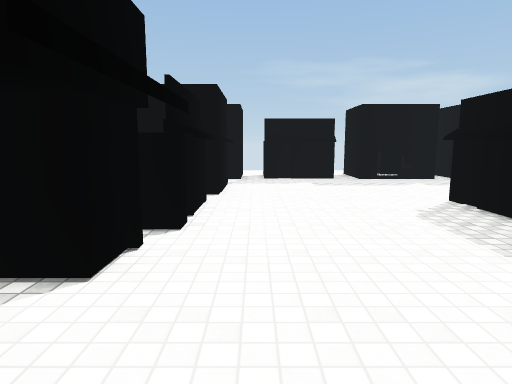
View 1 (above)

21 first-person views from a walk through a scene from a Unity 3-D project. The camera is 1.4 m above the floor, tilts 8° down and sees 75° across. The floor is counted in squares, 1 m on a side. Each view is taken from the middle of a square. On the plan, view 1 faces up. The plan holds only what a view shows up to about 15 squares ahead; the rest is blank. The place goes on beyond the plan. The player is left out. Some surface patterns are stand-ins.

View 2
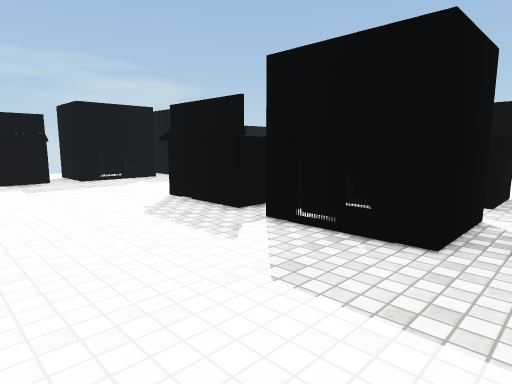

View 3
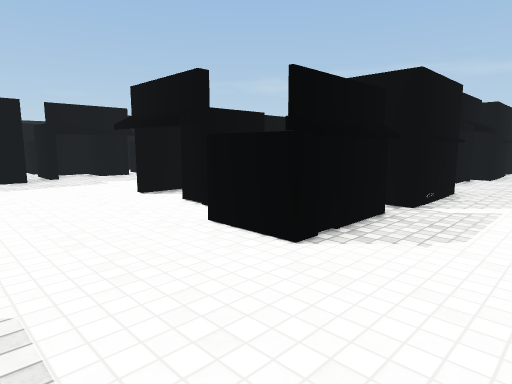

View 4
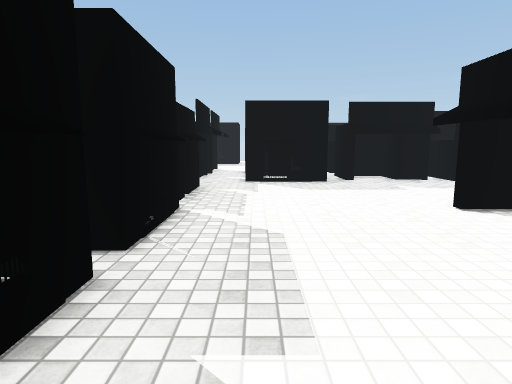

View 5
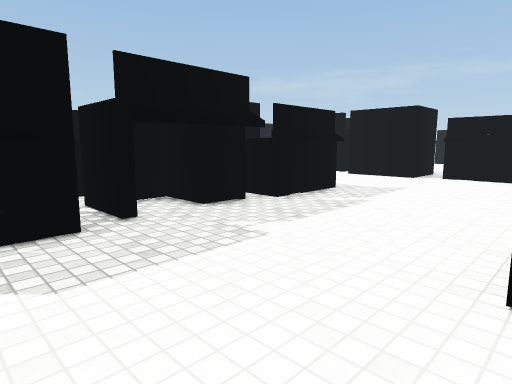

View 6
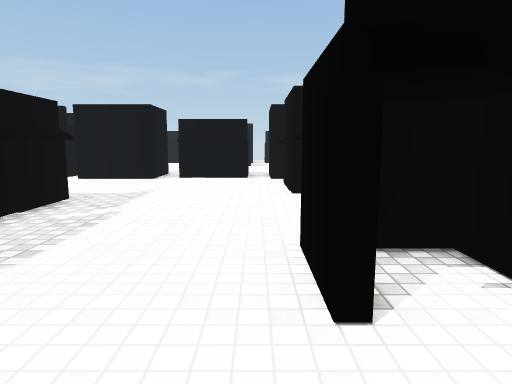

View 7
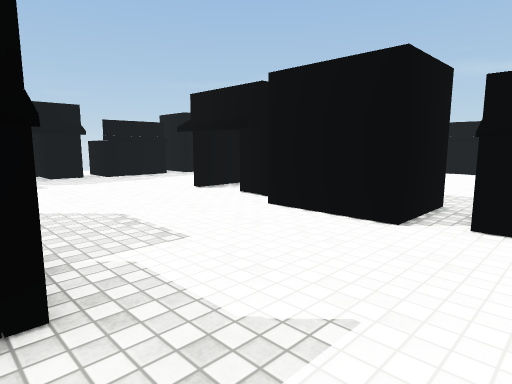

View 8
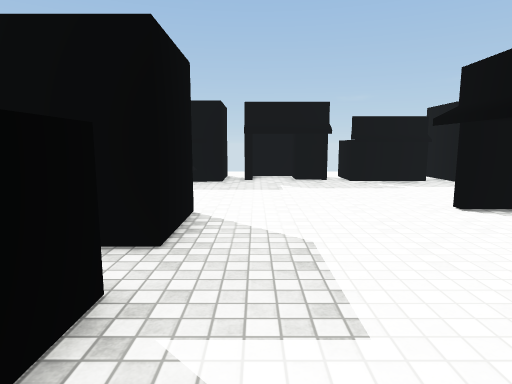

View 9
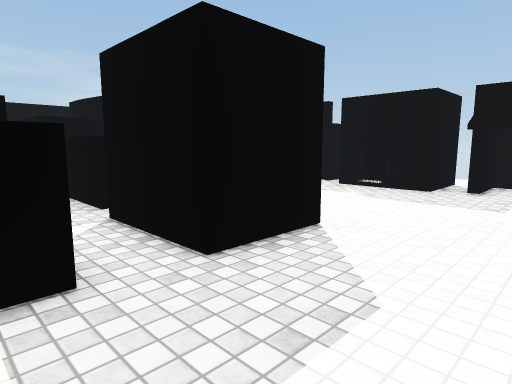

View 10
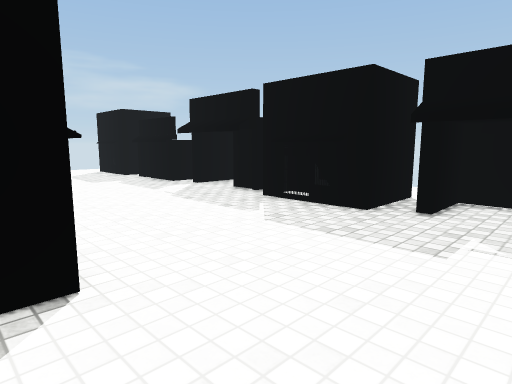

View 11
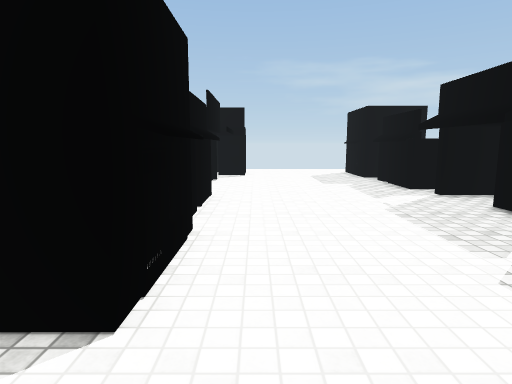

View 12
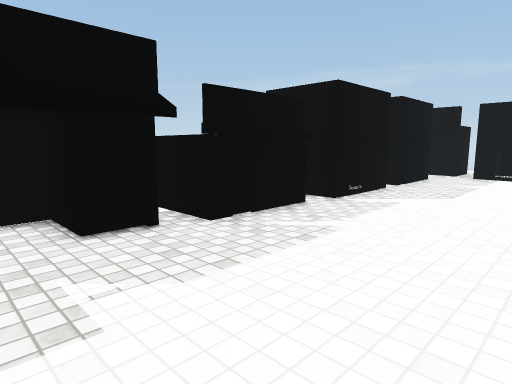

View 13
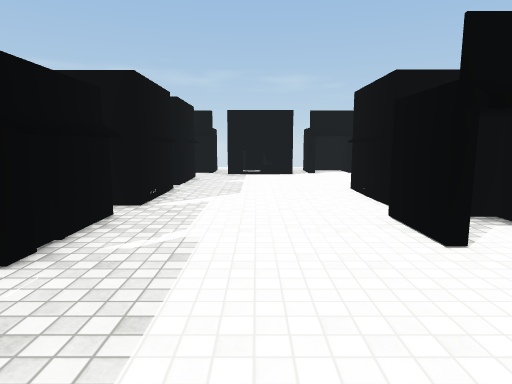

View 14
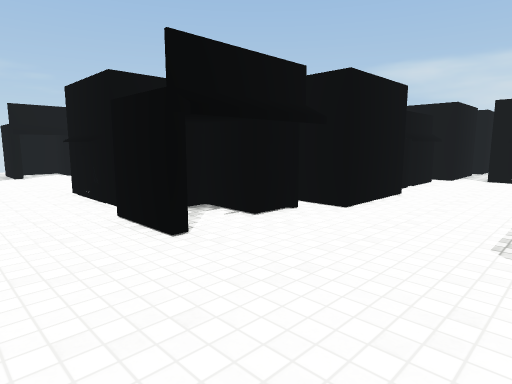

View 15
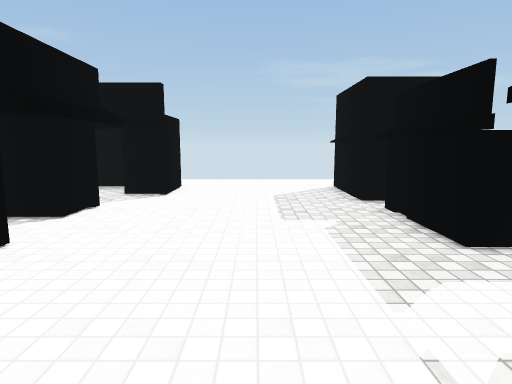

View 16
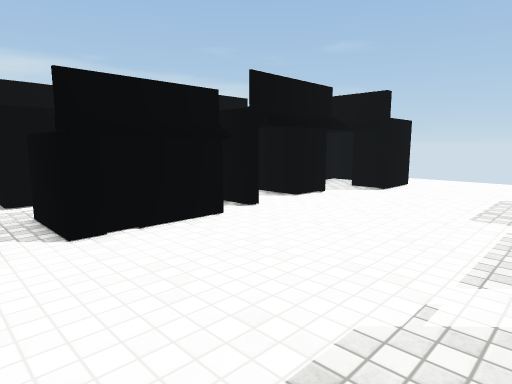

View 17
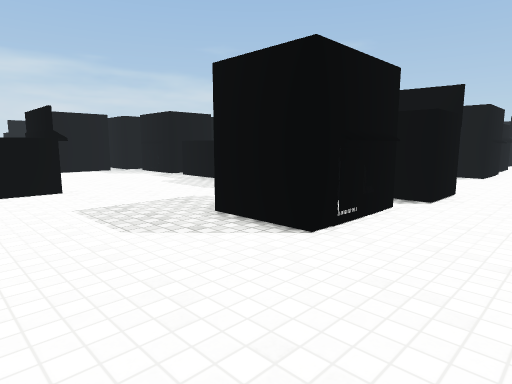

View 18
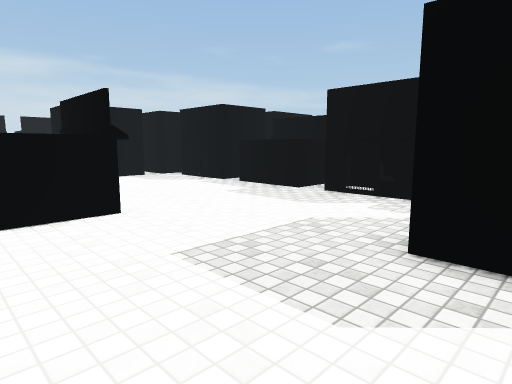

View 19
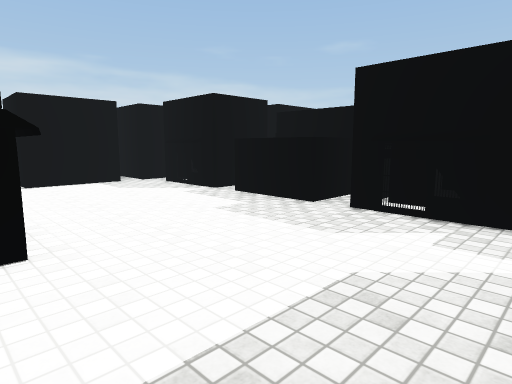

View 20
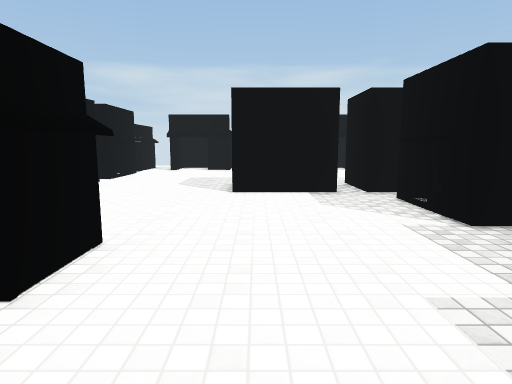

View 21
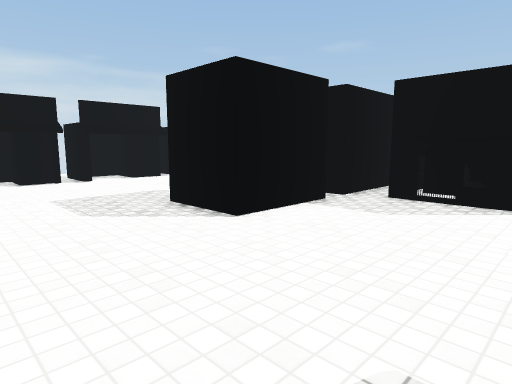

### Floor plan
Key: @ floor where view 1 was taken; # wall or solid block; . floor; B building; O other object.
Columns run from 3 left of view 1 to 31 right of it. Each row starts with its distance up from view 1.
 18                           .......
 17                           .......
 16        #               BBBB.....#
 15        #   #         B  .BB.....B
 14  B#OOOO##B###B#OOOOB .BB .B.....#
 13   .....................  .......#
 12   #.................#    B......O
 11   B.................B   BB......O
 10   #.................#   B.......OO
  9   #.................#   BB.......
  8   O.....OOO.........BBB.O O.....BBB
  7   O.....O  BB.B.......B.O O.......
  6  OO.....OO BBBB.....BBB.OOO.....B
  5  ........     .......BB..........B
  4  O......###    .....OOO.###.....###
  3   ......B     O.....O  .# B.....B
  2   ......#   OOO.....OOO.  #.....#
  1     ....###............. ##.....###
  0    @ ...B     #.................BBB
 -1        ..     B...................B
 -2        .B     #.................BBB
 -3        ..B    #..................B
 -4        .#######OOOO####.........OOO
 -5         B ### #   O## #BB.B.....O
 -6         #####B#OOOO##B# BBB.....O
 -7         ###............   ........
 -8  B..      #............. ##.....###
 -9 BB....    #.............  B.....B
-10 B.......  #.............  #.....#
-11  B......###.............###.....#
-12  B.............OOOO.............#
-13 BB.............   O.............B
-14     ...........   O.............#
-15      ......... .     ... .......#

Where each view was taken, in squares from view 1:
view 1: 0 up, 0 right, facing up
view 2: 0 up, 0 right, facing up-right
view 3: 12 up, 2 right, facing down-right
view 4: 12 up, 4 right, facing right
view 5: 11 up, 11 right, facing down-right
view 6: 10 up, 12 right, facing down
view 7: 2 up, 14 right, facing down-right
view 8: 0 up, 16 right, facing right
view 9: 2 down, 18 right, facing up-right
view 10: 2 down, 22 right, facing up-right
view 11: 1 down, 24 right, facing up
view 12: 0 up, 24 right, facing down-right
view 13: 0 up, 26 right, facing down
view 14: 0 up, 26 right, facing down-left
view 15: 5 up, 26 right, facing up
view 16: 4 up, 28 right, facing up-left
view 17: 15 down, 26 right, facing up-left
view 18: 15 down, 22 right, facing up-left
view 19: 13 down, 20 right, facing up-left
view 20: 10 down, 17 right, facing left
view 21: 15 down, 12 right, facing up-left
